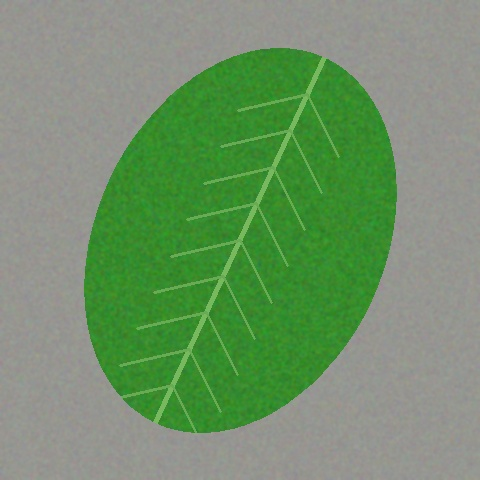
#> input picture sample_images/1_healthy_leaf.jpg, 480 x 480 px
$ python -i quality_gate.py   (imports and definitions only)   (older library calls are emulated)
#> lines starting #> are read from the running program, lines starting #| are printed output that depends on the picture; after the words box and inside, x2 and y2 are one past the last pixel; in counts of white or black regions, pixels touching at a corner belong together
"""Gate 1: is the photo itself usable? (blur, darkness, glare, finger over lens, blank)."""
import cv2
import numpy as np


# [6 lines left out: function resize_max, not called in this run]


def _check(name, passed, value, tip):
    return {"gate": "quality", "name": name, "passed": bool(passed), "value": value, "tip": tip}


def skin_mask(rgb):
    ycrcb = cv2.cvtColor(rgb, cv2.COLOR_RGB2YCrCb)
#> ycrcb: shape (480, 480, 3); mean of channels 0, 1, 2 131.8, 114.6, 113.3
    _, cr, cb = cv2.split(ycrcb)
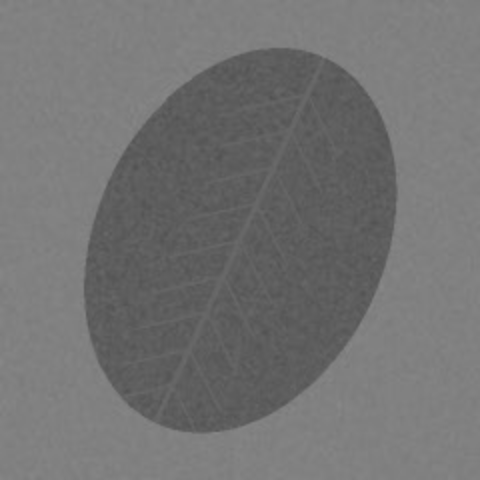
#> cr: shape (480, 480); min 82, max 136, mean 114.6
    mask = ((cr >= 138) & (cr <= 180) & (cb >= 77) & (cb <= 127)).astype(np.uint8) * 255
#> mask: shape (480, 480); every value is 0
    hsv = cv2.cvtColor(rgb, cv2.COLOR_RGB2HSV)
#> hsv: shape (480, 480, 3); mean H, S, V 44.2, 74.3, 147
    not_green = (hsv[..., 0] < 22) | (hsv[..., 0] > 165)  # skin is red/orange, never green
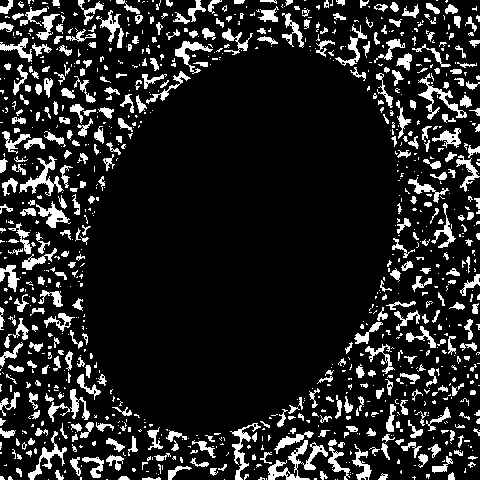
#> not_green: shape (480, 480) bool; 14.1% white; 995 white regions (621 under 20 px), largest, box (x1, y1, x2, y2) and area: (268, 440, 328, 480) 724, (418, 73, 467, 120) 508, (19, 156, 64, 196) 508
    mask[~not_green] = 0
    return mask


# [51 lines left out: functions finger_blob, check_quality, not called in this run]

>>> import cv2
>>> picture = cv2.cvtColor(cv2.imread('../sample_images/1_healthy_leaf.jpg'), cv2.COLOR_BGR2RGB)
>>> result = skin_mask(picture)

$ run again, on sample_images/1_powdery_mildew_thumb.jpg
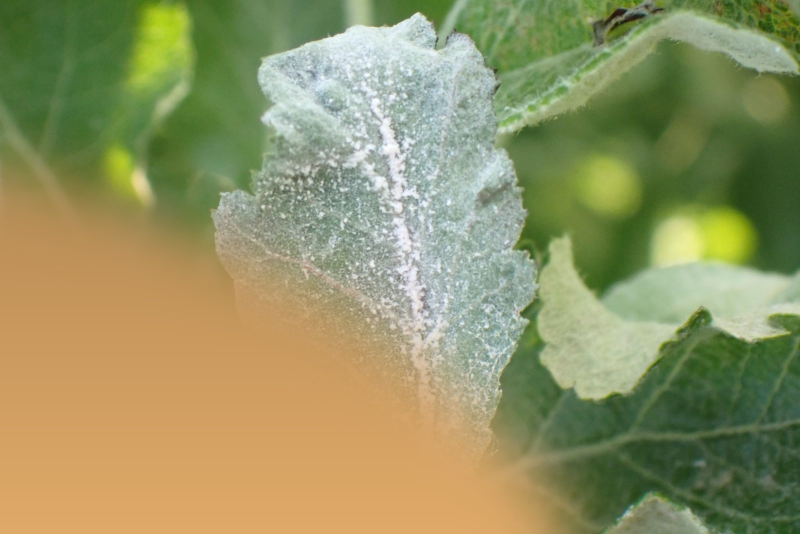
#> input picture sample_images/1_powdery_mildew_thumb.jpg, 1600 x 1068 px (shown at 1/2 size)
#> ycrcb: shape (1068, 1600, 3); mean of channels 0, 1, 2 142.3, 131.8, 104.4
#> in skin_mask, `_, cr, cb = cv2.split(ycrcb)`:
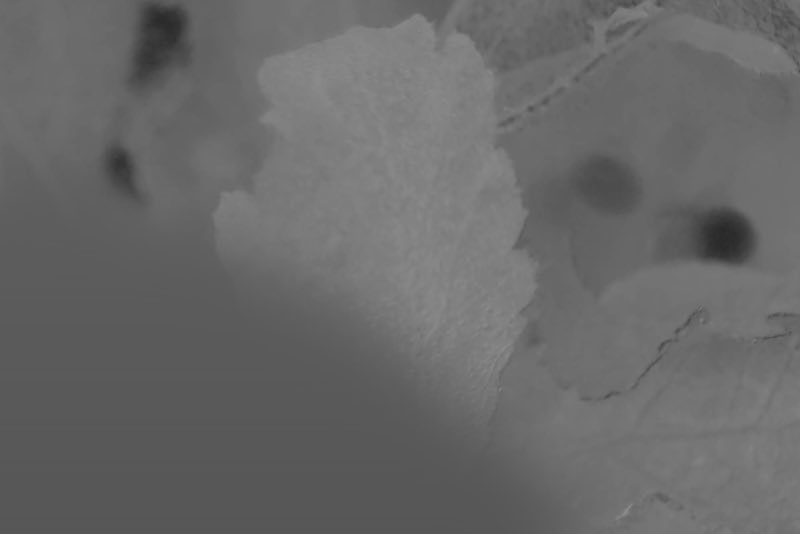
#> cb: shape (1068, 1600) (shown at 1/2 size); min 40, max 140, mean 104.4
#> hsv: shape (1068, 1600, 3); mean H, S, V 40.8, 102.2, 162.4
#> not_green: shape (1068, 1600) bool; 31.1% white; 131 white regions (105 under 20 px), largest, box (x1, y1, x2, y2) and area: (0, 368, 1110, 1068) 527724, (600, 518, 736, 622) 1968, (776, 628, 803, 662) 368
#> in skin_mask, `mask[~not_green] = 0`:
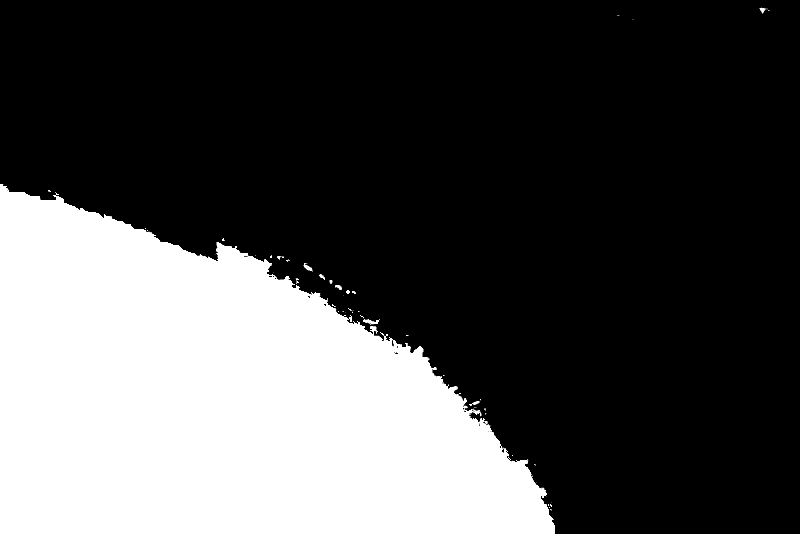
#> mask: shape (1068, 1600) (shown at 1/2 size); 30.5% white; 53 white regions (40 under 20 px), largest, box (x1, y1, x2, y2) and area: (0, 368, 1110, 1068) 520852, (726, 638, 760, 650) 205, (607, 526, 626, 543) 142
